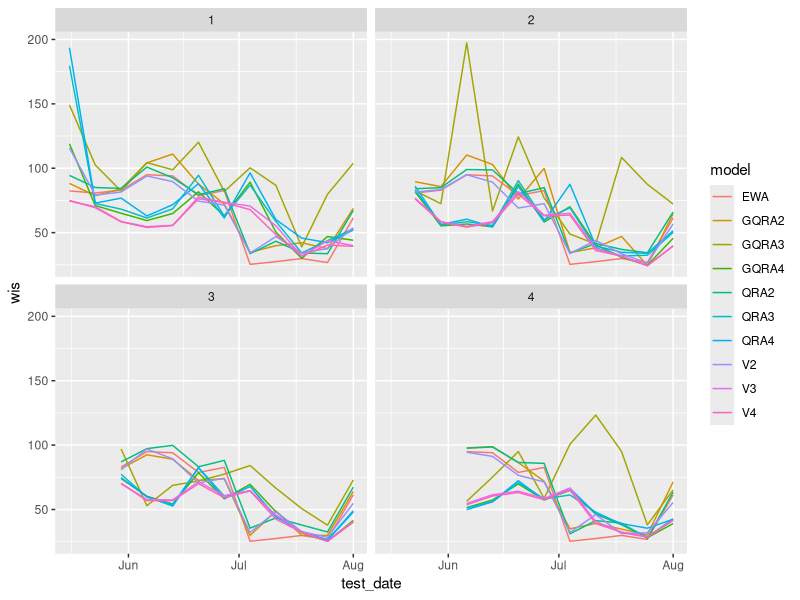
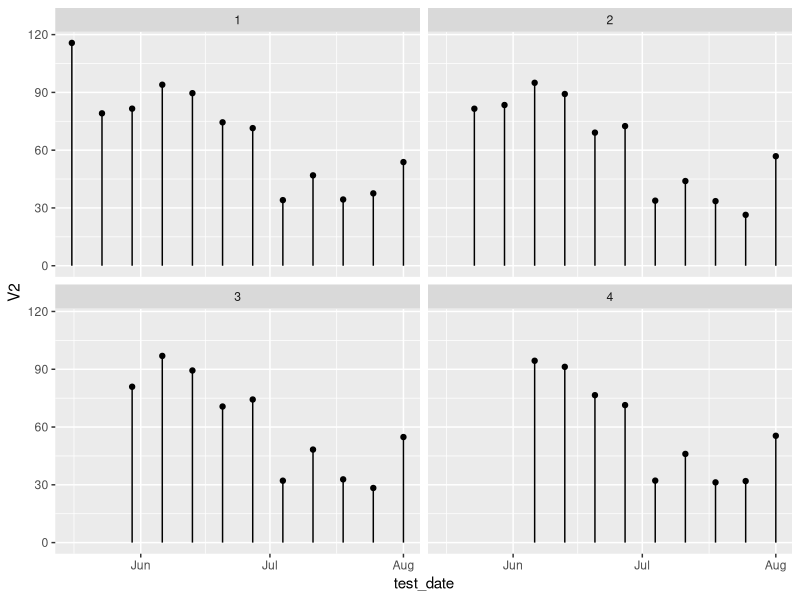
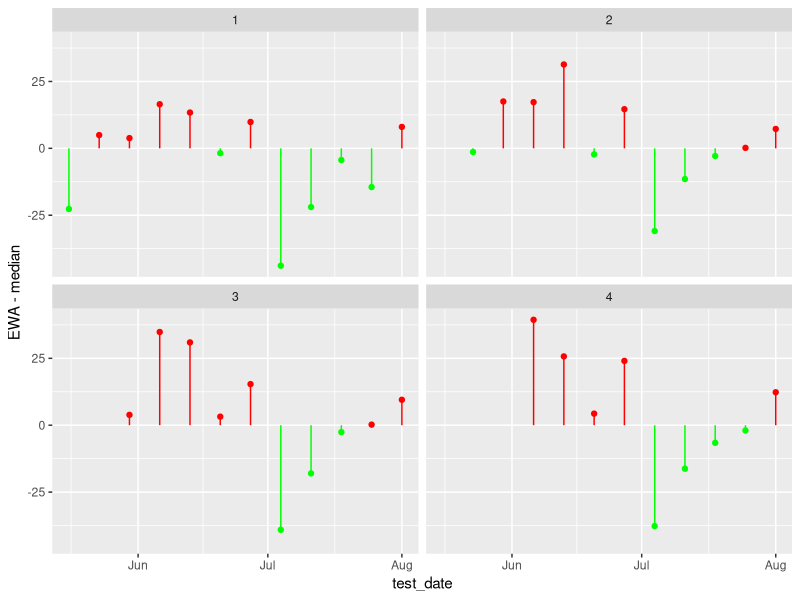
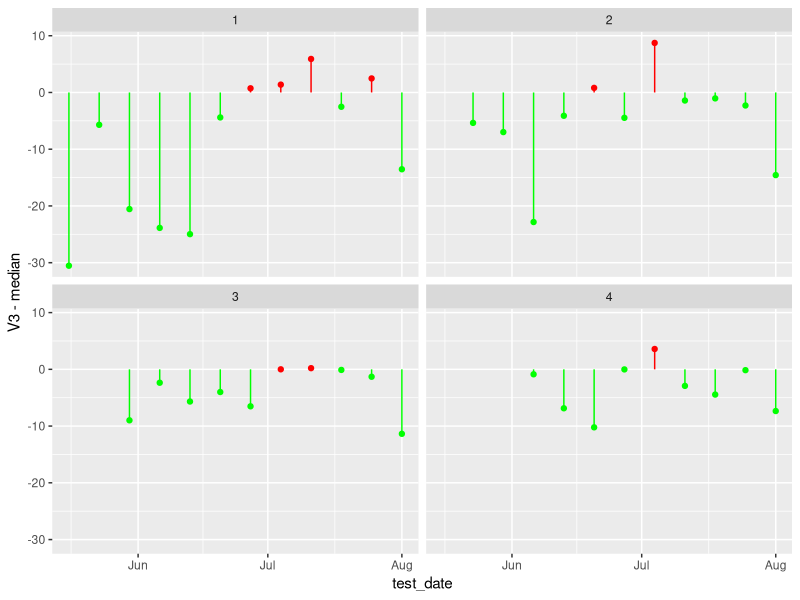
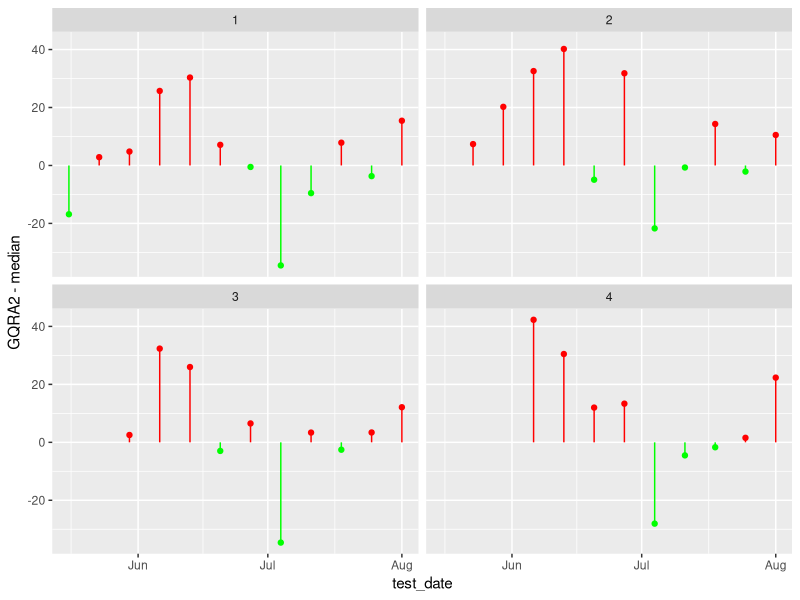
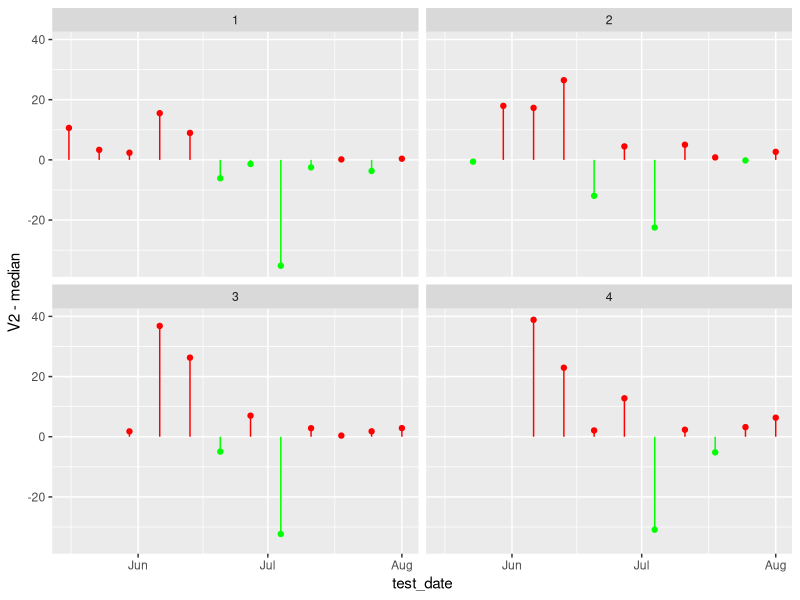
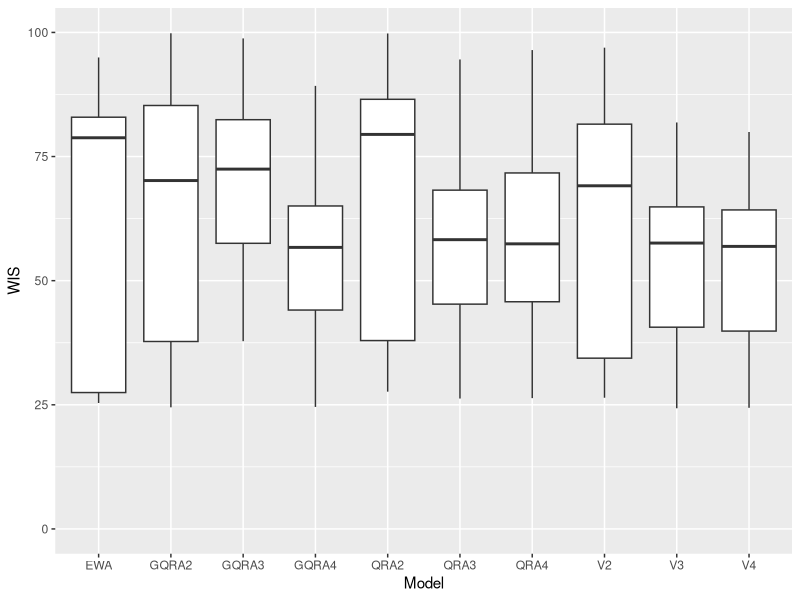
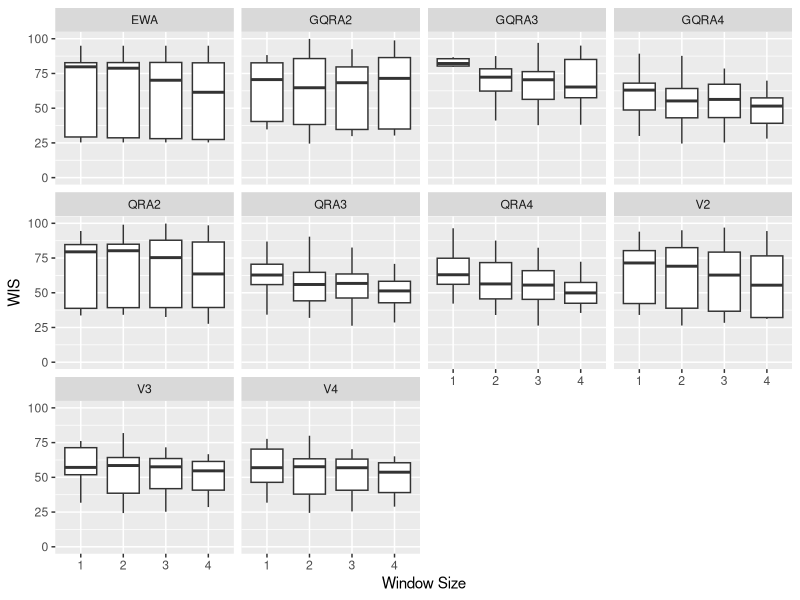

The R script that drew these images, in order:
setwd("/home/dwolffram/covid19-ensembles")
library(tidyverse)
library(dplyr)
results = read.csv('results/results_parallel.csv',
                   colClasses = c(window_size = "factor", test_date = "Date"))

results_long <- results %>% 
  pivot_longer(names(results)[3:length(results)], names_to = "model", values_to = "wis")

ggplot(data = results_long, aes(x = test_date, y = wis, colour = model)) +
  geom_line() +
  facet_wrap(~window_size)

ggplot(data=results, aes(x=test_date, y=V2)) +
  geom_point()  +
  facet_wrap(~window_size) + 
  geom_segment( aes(x=test_date, xend=test_date, y=0, yend=V2))

results$median <- apply(results[3:length(results)], 1, median, na.rm = T)

plot_comparison <- function(model_name="EWA"){
  results %>% mutate(Color = ifelse(get(model_name)-median < 0, "green", "red")) %>%
    ggplot(aes(x=test_date, y=get(model_name)-median, color=Color)) +
    geom_point()  +
    facet_wrap(~window_size) + 
    geom_segment( aes(x=test_date, xend=test_date, y=0, yend=get(model_name)-median))+
    scale_color_identity() +
    ylab(paste(model_name, "-", "median"))
}

plot_comparison("EWA")
ggsave('plots/comp_EWA.png', width=24, height=12, dpi=500, unit='cm', device='png')
plot_comparison("V3")
ggsave('plots/comp_V3.png', width=24, height=12, dpi=500, unit='cm', device='png')
plot_comparison("GQRA2")
ggsave('plots/comp_GQRA2.png', width=24, height=12, dpi=500, unit='cm', device='png')
plot_comparison("V2")
ggsave('plots/comp_V2.png', width=24, height=12, dpi=500, unit='cm', device='png')


ggplot(data = results_long, aes(x = model, y = wis)) +
  #facet_wrap(~window_size) +
  geom_boxplot(outlier.shape=NA) +
  ylim(0, 100) +
  labs(x = "Model",
       y = "WIS")
ggsave('plots/boxplot.png', width=24, height=14, dpi=500, unit='cm', device='png')


ggplot(data = results_long, aes(x = window_size, y = wis)) +
  facet_wrap(~model) +
  geom_boxplot(outlier.shape=NA) +
  ylim(0, 100) +
  labs(x = "Window Size",
       y = "WIS")

ggsave('plots/boxplot_windowSizes.png', device='png')

#### Bump Chart

my_theme <- function() {
  
  # Colors
  color.background = "white"
  color.text = "#22211d"
  
  # Begin construction of chart
  theme_bw(base_size=15) +
    
    # Format background colors
    theme(panel.background = element_rect(fill=color.background, color=color.background)) +
    theme(plot.background  = element_rect(fill=color.background, color=color.background)) +
    theme(panel.border     = element_rect(color=color.background)) +
    theme(strip.background = element_rect(fill=color.background, color=color.background)) +
    
    # Format the grid
    theme(panel.grid.major.y = element_blank()) +
    theme(panel.grid.minor.y = element_blank()) +
    theme(axis.ticks       = element_blank()) +
    
    # Format the legend
    theme(legend.position = "none") +
    
    # Format title and axis labels
    theme(plot.title       = element_text(color=color.text, size=20, face = "bold")) +
    theme(axis.title.x     = element_text(size=14, color="black", face = "bold")) +
    theme(axis.title.y     = element_text(size=14, color="black", face = "bold", vjust=1.25)) +
    theme(axis.text.x      = element_text(size=10, vjust=0.5, hjust=0.5, color = color.text)) +
    theme(axis.text.y      = element_text(size=10, color = color.text)) +
    theme(strip.text       = element_text(face = "bold")) +
    
    # Plot margins
    theme(plot.margin = unit(c(0.35, 0.2, 0.3, 0.35), "cm"))
}

gg_color_hue <- function(n) {
  hues = seq(15, 375, length = n + 1)
  hcl(h = hues, l = 65, c = 100)[1:n]
}


df_rank <- results_long %>% 
  group_by(window_size, test_date) %>%
  arrange(window_size, test_date, wis) %>% 
  mutate(ranking = row_number())


bump_chart <- function(windowSize="1", highlight_models=unique(df_rank$model)){
  df_temp <- subset(df_rank, window_size==windowSize)
  dates <- sort(unique(df_temp$test_date))
  
  df_temp <- df_temp %>%
    mutate(flag = ifelse(model %in% highlight_models, TRUE, FALSE),
           model_col = if_else(flag == TRUE, model, "zzz"))
  
  pal <- gg_color_hue(length(unique(df_temp$model_col)) -1)
  pal[length(pal)+1] <- "grey"
  
  ggplot(data = df_temp, aes(x = test_date, y = ranking, group = model)) +
    geom_line(aes(color = model_col, alpha = 1), size = 2) +
    geom_point(color = "#FFFFFF", size = 4) +
    geom_point(aes(color = model_col, alpha = 1), size = 4) +
    geom_point(color = "#FFFFFF", size = 1) +
    scale_y_reverse(breaks = 1:nrow(df_temp)) +
    scale_x_date(breaks = unique(df_temp$test_date), 
                       minor_breaks = unique(df_temp$test_date), expand = c(.05, .05)) +
    geom_text(data = df_temp %>% filter(test_date == dates[1]),
              aes(label = model, x = dates[1]-1) , hjust = 1, fontface = "bold", 
              color = "#888888", size = 4) +
    geom_text(data = df_temp %>% filter(test_date == dates[length(dates)]),
              aes(label = model, x = dates[length(dates)]+1) , hjust = 0, fontface = "bold", 
              color = "#888888", size = 4) +
    coord_cartesian(xlim = c(dates[1]-4,dates[length(dates)]+4)) +
    theme(legend.position = "none") +
    labs(x = "Test Date",
         y = "Rank",
         title = "Comparison of Ensemble Methods",
         subtitle = paste("For Window Size", windowSize, "(Ranked by WIS)")) +
    my_theme() +
    scale_color_manual(values = pal)
}

bump_chart()
bump_chart("4", c("EWA","V3","QRA2", "GQRA3"))

bump_chart(1)
ggsave('plots/bump_chart_ws1.png', width=24, height=14, dpi=500, unit='cm', device='png')
bump_chart(2)
ggsave('plots/bump_chart_ws2.png', width=24, height=14, dpi=500, unit='cm', device='png')
bump_chart(3)
ggsave('plots/bump_chart_ws3.png', width=24, height=14, dpi=500, unit='cm', device='png')
bump_chart(4)
ggsave('plots/bump_chart_ws4.png', width=24, height=14, dpi=500, unit='cm', device='png')

bump_chart(4, c("EWA","V3","QRA3", "GQRA3"))

bump_chart(4, c("EWA"))
ggsave('plots/bump_chart_EWA.png', width=24, height=14, dpi=500, unit='cm', device='png')



bump_chart(4, c("EWA","V3","QRA3", "GQRA3"))

